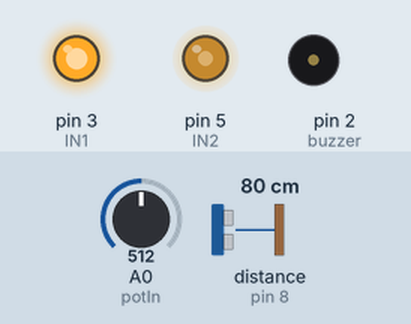
A sketch run on a simulated Arduino Uno, built with avr-gcc and run on an emulated ATmega328P. On the bench: output pins drawn as LEDs (lit = HIGH), buzzer (waves = sounding, pin HIGH). Wiring (inferred from the names in the program): ultrasonic range finder: trigger pin 7; echo pin 8. The inputs (shaded band) are chosen by the test bench; at power-on: distance to the obstacle (sensor on pin 8) 80 cm, A0 (potIn) = 512. The echo pulse lasts 58.3 µs per cm; pins used as bus, display or sensor lines are not drawn.

Above: at 1.2 s.
1.3 s: distance to the obstacle (sensor on pin 8) set to 2 cm
At 2.2 s:
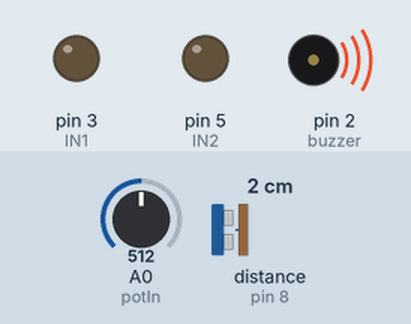
2.8 s: distance to the obstacle (sensor on pin 8) set to 14 cm
4.3 s: distance to the obstacle (sensor on pin 8) set to 18 cm
At 5.5 s:
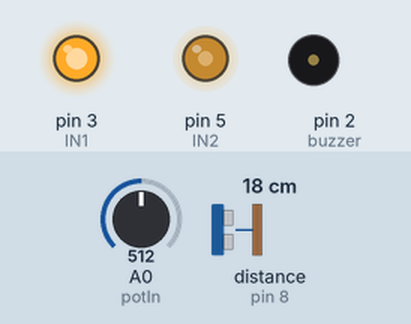
5.8 s: A0 (potIn) set to 716
At 6.4 s:
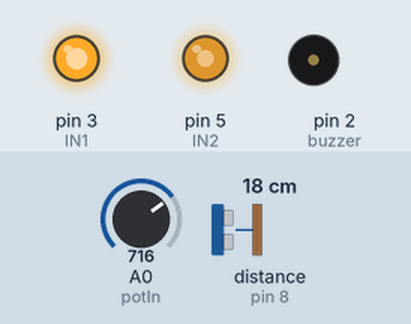
7.3 s: A0 (potIn) set to 900
At 8.0 s:
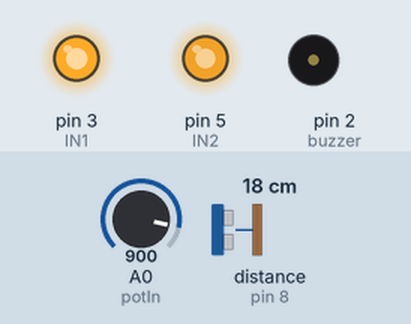
8.8 s: A0 (potIn) set to 122
At 9.9 s:
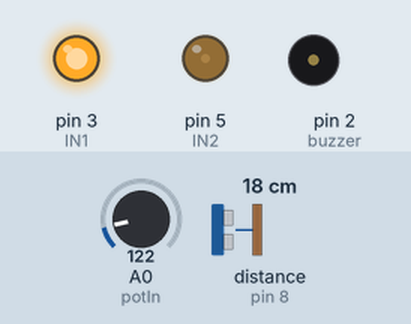
Timing chart, 0 to 11.3 s (numbered marks = the images above; inputs shaded):
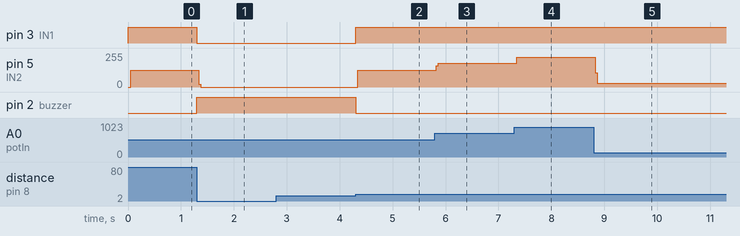

Measured:
- the behaviour switches between 15 and 16 cm on distance to the obstacle (sensor on pin 8) (found by bisection; images 1 and 2)
- after the input at 1.3 s, pin 3 (IN1): HIGH → LOW at once; pin 5 (IN2): 127/255 → 0/255 at once; pin 2 (buzzer): LOW → HIGH at once
- after the input at 2.8 s, every drawn part: stays the same
- after the input at 4.3 s, pin 3 (IN1): LOW → HIGH at once; pin 5 (IN2): 0/255 → 126/255 after 0.05 s; pin 2 (buzzer): HIGH → LOW at once
- after the input at 5.8 s, pin 5 (IN2): 126/255 → 177/255 at once
- after the input at 7.3 s, pin 5 (IN2): 177/255 → 223/255 after 0.05 s
- after the input at 8.8 s, pin 5 (IN2): 223/255 → 30/255 at once

The sketch:

otoguvenlikdurdurma.ino
```cpp
#define IN1 3
#define IN2 5
const int potIn = A0;

const int buzzer = 2;

const int echopin = 8;
const int trigpin = 7;

long sure,mesafe;


void setup() {
  pinMode(IN1, OUTPUT);
  pinMode(IN2, OUTPUT);
  pinMode(buzzer, OUTPUT);
  pinMode(echopin,INPUT);
  pinMode(trigpin,OUTPUT);

}

void loop() {

  digitalWrite(trigpin,HIGH);
  delayMicroseconds(10);
  digitalWrite(trigpin,LOW);
  delayMicroseconds(10);
  digitalWrite(trigpin,HIGH);

  sure = pulseIn(echopin,HIGH);
  mesafe = sure/58.2;

  long potdeger = analogRead(potIn);
  potdeger = map(potdeger, 0, 1023, 0, 255);


if (mesafe < 15){
  digitalWrite(buzzer, HIGH);
  digitalWrite(IN1, LOW);
  digitalWrite(IN2, LOW);


}

else{
  digitalWrite(buzzer,LOW);
  digitalWrite(IN1,HIGH);
  digitalWrite(IN2, LOW);
  analogWrite(IN2,potdeger);
}

}
```
